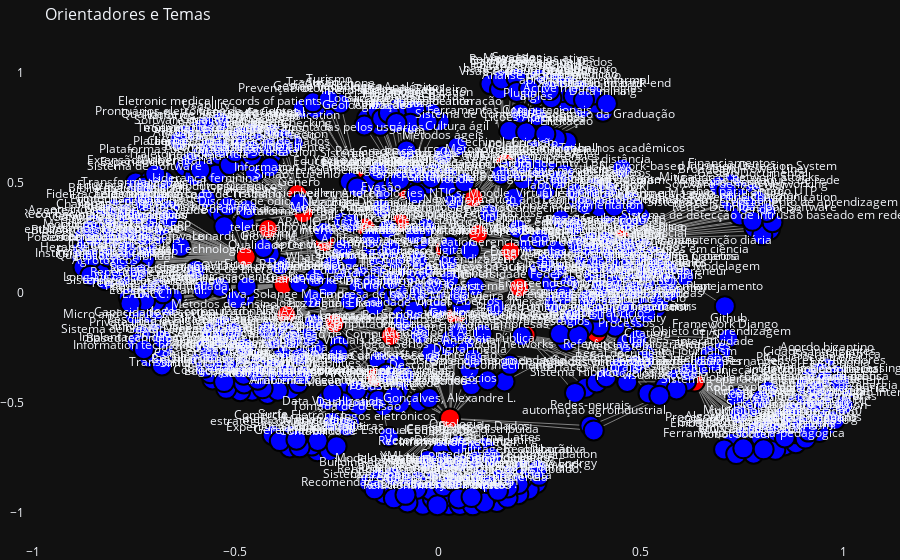

The notebook cell saved with this chart:
### Code cell
pos = nx.spring_layout(G, seed=42)

# Extraindo posições e atributos para o plotly
x_nodes = [pos[node][0] for node in G.nodes()]
y_nodes = [pos[node][1] for node in G.nodes()]
node_colors = ['red' if node_attributes[node]['group'] == 1 else 'blue' for node in G.nodes()]
node_labels = list(G.nodes())

# Criando as arestas com posições
edge_x = []
edge_y = []
edge_widths = []
for edge in G.edges(data=True):
    x0, y0 = pos[edge[0]]
    x1, y1 = pos[edge[1]]
    edge_x.extend([x0, x1, None])  # Para desconectar as arestas
    edge_y.extend([y0, y1, None])
    edge_widths.append(edge[2]['weight'])

# Criando o traçado das arestas
edge_trace = go.Scatter(
    x=edge_x,
    y=edge_y,
    line=dict(width=1, color='gray'),  # As larguras serão ajustadas a seguir
    hoverinfo='none',
    mode='lines'
)

# Criando o traçado dos nós
node_trace = go.Scatter(
    x=x_nodes,
    y=y_nodes,
    mode='markers+text',
    text=node_labels,
    textposition='top center',
    marker=dict(
        size=20,
        color=node_colors,
        line=dict(width=2, color='black')
    ),
    hoverinfo='text'
)

# Configurando o layout
fig = go.Figure(data=[edge_trace, node_trace],
                layout=go.Layout(
                    title='Orientadores e Temas',
                    titlefont_size=16,
                    showlegend=False,
                    hovermode='closest',
                    margin=dict(b=0, l=0, r=0, t=40),
                    xaxis=dict(showgrid=False, zeroline=False),
                    yaxis=dict(showgrid=False, zeroline=False)
                ))

fig.show()

### Figure 1 — Plotly figure (JSON) as saved in the notebook; plotly's stock layout.template omitted (floating-point values rounded to 4 significant figures; data arrays with more than 128 entries replaced by an {"elided": "..."} marker saying what was removed)
{"data": [{"hoverinfo": "none", "line": {"color": "gray", "width": 1}, "mode": "lines", "x": {"elided": "2775 float values"}, "y": {"elided": "2775 float values"}, "type": "scatter"}, {"hoverinfo": "text", "marker": {"color": {"elided": "665 str values"}, "line": {"color": "black", "width": 2}, "size": 20}, "mode": "markers+text", "text": {"elided": "665 str values"}, "textposition": "top center", "x": {"elided": "665 float values"}, "y": {"elided": "665 float values"}, "type": "scatter"}], "layout": {"hovermode": "closest", "margin": {"b": 0, "l": 0, "r": 0, "t": 40}, "showlegend": false, "title": {"font": {"size": 16}, "text": "Orientadores e Temas"}, "xaxis": {"showgrid": false, "zeroline": false}, "yaxis": {"showgrid": false, "zeroline": false}}}
